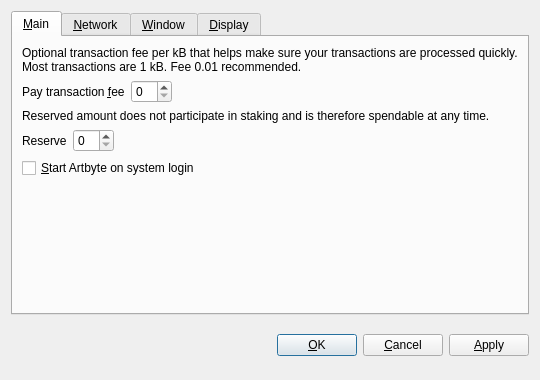
<?xml version="1.0" encoding="UTF-8"?>
<ui version="4.0">
 <class>OptionsDialog</class>
 <widget class="QDialog" name="OptionsDialog">
  <property name="geometry">
   <rect>
    <x>0</x>
    <y>0</y>
    <width>540</width>
    <height>380</height>
   </rect>
  </property>
  <property name="windowTitle">
   <string>Options</string>
  </property>
  <property name="modal">
   <bool>true</bool>
  </property>
  <layout class="QVBoxLayout" name="verticalLayout">
   <item>
    <widget class="QTabWidget" name="tabWidget">
     <property name="tabPosition">
      <enum>QTabWidget::North</enum>
     </property>
     <property name="currentIndex">
      <number>0</number>
     </property>
     <widget class="QWidget" name="tabMain">
      <attribute name="title">
       <string>&amp;Main</string>
      </attribute>
      <layout class="QVBoxLayout" name="verticalLayout_Main">
       <item>
        <widget class="QLabel" name="transactionFeeInfoLabel">
         <property name="text">
          <string>Optional transaction fee per kB that helps make sure your transactions are processed quickly. Most transactions are 1 kB. Fee 0.01 recommended.</string>
         </property>
         <property name="textFormat">
          <enum>Qt::PlainText</enum>
         </property>
         <property name="wordWrap">
          <bool>true</bool>
         </property>
        </widget>
       </item>
       <item>
        <layout class="QHBoxLayout" name="horizontalLayoutFee">
         <item>
          <widget class="QLabel" name="transactionFeeLabel">
           <property name="text">
            <string>Pay transaction &amp;fee</string>
           </property>
           <property name="textFormat">
            <enum>Qt::PlainText</enum>
           </property>
           <property name="buddy">
            <cstring>transactionFee</cstring>
           </property>
          </widget>
         </item>
         <item>
          <widget class="BitcoinAmountField" name="transactionFee"/>
         </item>
         <item>
          <spacer name="horizontalSpacerFee">
           <property name="orientation">
            <enum>Qt::Horizontal</enum>
           </property>
           <property name="sizeHint" stdset="0">
            <size>
             <width>40</width>
             <height>20</height>
            </size>
           </property>
          </spacer>
         </item>
        </layout>
       </item>
       <item>
        <widget class="QLabel" name="reserveBalanceInfoLabel">
         <property name="text">
          <string>Reserved amount does not participate in staking and is therefore spendable at any time.</string>
         </property>
         <property name="textFormat">
          <enum>Qt::PlainText</enum>
         </property>
         <property name="wordWrap">
          <bool>true</bool>
         </property>
        </widget>
       </item>
       <item>
        <layout class="QHBoxLayout" name="horizontalLayoutReserveBalance">
         <item>
          <widget class="QLabel" name="reserveBalanceLabel">
           <property name="text">
            <string>Reserve</string>
           </property>
           <property name="textFormat">
            <enum>Qt::PlainText</enum>
           </property>
           <property name="buddy">
            <cstring>reserveBalance</cstring>
           </property>
          </widget>
         </item>
         <item>
          <widget class="BitcoinAmountField" name="reserveBalance"/>
         </item>
         <item>
          <spacer name="horizontalSpacerReserveBalance">
           <property name="orientation">
            <enum>Qt::Horizontal</enum>
           </property>
           <property name="sizeHint" stdset="0">
            <size>
             <width>40</width>
             <height>20</height>
            </size>
           </property>
          </spacer>
         </item>
        </layout>
       </item>
       <item>
        <widget class="QCheckBox" name="bitcoinAtStartup">
         <property name="toolTip">
          <string>Automatically start Artbyte after logging in to the system.</string>
         </property>
         <property name="text">
          <string>&amp;Start Artbyte on system login</string>
         </property>
        </widget>
       </item>
       <item>
        <spacer name="verticalSpacer_Main">
         <property name="orientation">
          <enum>Qt::Vertical</enum>
         </property>
         <property name="sizeHint" stdset="0">
          <size>
           <width>20</width>
           <height>40</height>
          </size>
         </property>
        </spacer>
       </item>
      </layout>
     </widget>
     <widget class="QWidget" name="tabNetwork">
      <attribute name="title">
       <string>&amp;Network</string>
      </attribute>
      <layout class="QVBoxLayout" name="verticalLayout_Network">
       <item>
        <widget class="QCheckBox" name="mapPortUpnp">
         <property name="toolTip">
          <string>Automatically open the Artbyte client port on the router. This only works when your router supports UPnP and it is enabled.</string>
         </property>
         <property name="text">
          <string>Map port using &amp;UPnP</string>
         </property>
        </widget>
       </item>
       <item>
        <widget class="QCheckBox" name="connectSocks">
         <property name="toolTip">
          <string>Connect to the Artbyte network through a SOCKS5 proxy (e.g. when connecting through Tor).</string>
         </property>
         <property name="text">
          <string>&amp;Connect through SOCKS5 proxy:</string>
         </property>
        </widget>
       </item>
       <item>
        <layout class="QHBoxLayout" name="horizontalLayout_Network">
         <item>
          <widget class="QLabel" name="proxyIpLabel">
           <property name="text">
            <string>Proxy &amp;IP:</string>
           </property>
           <property name="textFormat">
            <enum>Qt::PlainText</enum>
           </property>
           <property name="buddy">
            <cstring>proxyIp</cstring>
           </property>
          </widget>
         </item>
         <item>
          <widget class="QValidatedLineEdit" name="proxyIp">
           <property name="maximumSize">
            <size>
             <width>140</width>
             <height>16777215</height>
            </size>
           </property>
           <property name="toolTip">
            <string>IP address of the proxy (e.g. 127.0.0.1)</string>
           </property>
          </widget>
         </item>
         <item>
          <widget class="QLabel" name="proxyPortLabel">
           <property name="text">
            <string>&amp;Port:</string>
           </property>
           <property name="textFormat">
            <enum>Qt::PlainText</enum>
           </property>
           <property name="buddy">
            <cstring>proxyPort</cstring>
           </property>
          </widget>
         </item>
         <item>
          <widget class="QLineEdit" name="proxyPort">
           <property name="maximumSize">
            <size>
             <width>55</width>
             <height>16777215</height>
            </size>
           </property>
           <property name="toolTip">
            <string>Port of the proxy (e.g. 9050)</string>
           </property>
          </widget>
         </item>
         <item>
          <spacer name="horizontalSpacer_Network">
           <property name="orientation">
            <enum>Qt::Horizontal</enum>
           </property>
           <property name="sizeHint" stdset="0">
            <size>
             <width>40</width>
             <height>20</height>
            </size>
           </property>
          </spacer>
         </item>
        </layout>
       </item>
       <item>
        <spacer name="verticalSpacer_Network">
         <property name="orientation">
          <enum>Qt::Vertical</enum>
         </property>
         <property name="sizeHint" stdset="0">
          <size>
           <width>20</width>
           <height>40</height>
          </size>
         </property>
        </spacer>
       </item>
      </layout>
     </widget>
     <widget class="QWidget" name="tabWindow">
      <attribute name="title">
       <string>&amp;Window</string>
      </attribute>
      <layout class="QVBoxLayout" name="verticalLayout_Window">
       <item>
        <widget class="QCheckBox" name="minimizeToTray">
         <property name="toolTip">
          <string>Show only a tray icon after minimizing the window.</string>
         </property>
         <property name="text">
          <string>&amp;Minimize to the tray instead of the taskbar</string>
         </property>
        </widget>
       </item>
       <item>
        <widget class="QCheckBox" name="minimizeOnClose">
         <property name="toolTip">
          <string>Minimize instead of exit the application when the window is closed. When this option is enabled, the application will be closed only after selecting Quit in the menu.</string>
         </property>
         <property name="text">
          <string>M&amp;inimize on close</string>
         </property>
        </widget>
       </item>
       <item>
        <spacer name="verticalSpacer_Window">
         <property name="orientation">
          <enum>Qt::Vertical</enum>
         </property>
         <property name="sizeHint" stdset="0">
          <size>
           <width>20</width>
           <height>40</height>
          </size>
         </property>
        </spacer>
       </item>
      </layout>
     </widget>
     <widget class="QWidget" name="tabDisplay">
      <attribute name="title">
       <string>&amp;Display</string>
      </attribute>
      <layout class="QVBoxLayout" name="verticalLayout_Display">
       <item>
        <layout class="QHBoxLayout" name="horizontalLayout_1_Display">
         <item>
          <widget class="QLabel" name="langLabel">
           <property name="text">
            <string>User Interface &amp;language:</string>
           </property>
           <property name="textFormat">
            <enum>Qt::PlainText</enum>
           </property>
           <property name="buddy">
            <cstring>lang</cstring>
           </property>
          </widget>
         </item>
         <item>
          <widget class="QValueComboBox" name="lang">
           <property name="toolTip">
            <string>The user interface language can be set here. This setting will take effect after restarting Artbyte.</string>
           </property>
          </widget>
         </item>
        </layout>
       </item>
       <item>
        <layout class="QHBoxLayout" name="horizontalLayout_2_Display">
         <item>
          <widget class="QLabel" name="unitLabel">
           <property name="text">
            <string>&amp;Unit to show amounts in:</string>
           </property>
           <property name="textFormat">
            <enum>Qt::PlainText</enum>
           </property>
           <property name="buddy">
            <cstring>unit</cstring>
           </property>
          </widget>
         </item>
         <item>
          <widget class="QValueComboBox" name="unit">
           <property name="toolTip">
            <string>Choose the default subdivision unit to show in the interface and when sending coins.</string>
           </property>
          </widget>
         </item>
        </layout>
       </item>
       <item>
        <widget class="QCheckBox" name="coinControlFeatures">
         <property name="toolTip">
          <string>Whether to show coin control features or not.</string>
         </property>
         <property name="text">
          <string>Display coin &amp;control features (experts only!)</string>
         </property>
        </widget>
       </item>
       <item>
        <widget class="QCheckBox" name="useBlackTheme">
         <property name="text">
          <string>Use black visual theme (requires restart)</string>
         </property>
        </widget>
       </item>
       <item>
        <spacer name="verticalSpacer_Display">
         <property name="orientation">
          <enum>Qt::Vertical</enum>
         </property>
         <property name="sizeHint" stdset="0">
          <size>
           <width>20</width>
           <height>40</height>
          </size>
         </property>
        </spacer>
       </item>
      </layout>
     </widget>
    </widget>
   </item>
   <item>
    <layout class="QHBoxLayout" name="horizontalLayout_Buttons">
     <item>
      <spacer name="horizontalSpacer_1">
       <property name="orientation">
        <enum>Qt::Horizontal</enum>
       </property>
       <property name="sizeHint" stdset="0">
        <size>
         <width>40</width>
         <height>48</height>
        </size>
       </property>
      </spacer>
     </item>
     <item>
      <widget class="QLabel" name="statusLabel">
       <property name="font">
        <font>
         <weight>75</weight>
         <bold>true</bold>
        </font>
       </property>
       <property name="text">
        <string/>
       </property>
       <property name="textFormat">
        <enum>Qt::PlainText</enum>
       </property>
       <property name="wordWrap">
        <bool>true</bool>
       </property>
      </widget>
     </item>
     <item>
      <spacer name="horizontalSpacer_2">
       <property name="orientation">
        <enum>Qt::Horizontal</enum>
       </property>
       <property name="sizeHint" stdset="0">
        <size>
         <width>40</width>
         <height>48</height>
        </size>
       </property>
      </spacer>
     </item>
     <item>
      <widget class="QPushButton" name="okButton">
       <property name="text">
        <string>&amp;OK</string>
       </property>
      </widget>
     </item>
     <item>
      <widget class="QPushButton" name="cancelButton">
       <property name="text">
        <string>&amp;Cancel</string>
       </property>
       <property name="autoDefault">
        <bool>false</bool>
       </property>
      </widget>
     </item>
     <item>
      <widget class="QPushButton" name="applyButton">
       <property name="text">
        <string>&amp;Apply</string>
       </property>
       <property name="autoDefault">
        <bool>false</bool>
       </property>
      </widget>
     </item>
    </layout>
   </item>
  </layout>
 </widget>
 <customwidgets>
  <customwidget>
   <class>BitcoinAmountField</class>
   <extends>QSpinBox</extends>
   <header>bitcoinamountfield.h</header>
  </customwidget>
  <customwidget>
   <class>QValueComboBox</class>
   <extends>QComboBox</extends>
   <header>qvaluecombobox.h</header>
  </customwidget>
  <customwidget>
   <class>QValidatedLineEdit</class>
   <extends>QLineEdit</extends>
   <header>qvalidatedlineedit.h</header>
  </customwidget>
 </customwidgets>
 <resources/>
 <connections/>
</ui>
